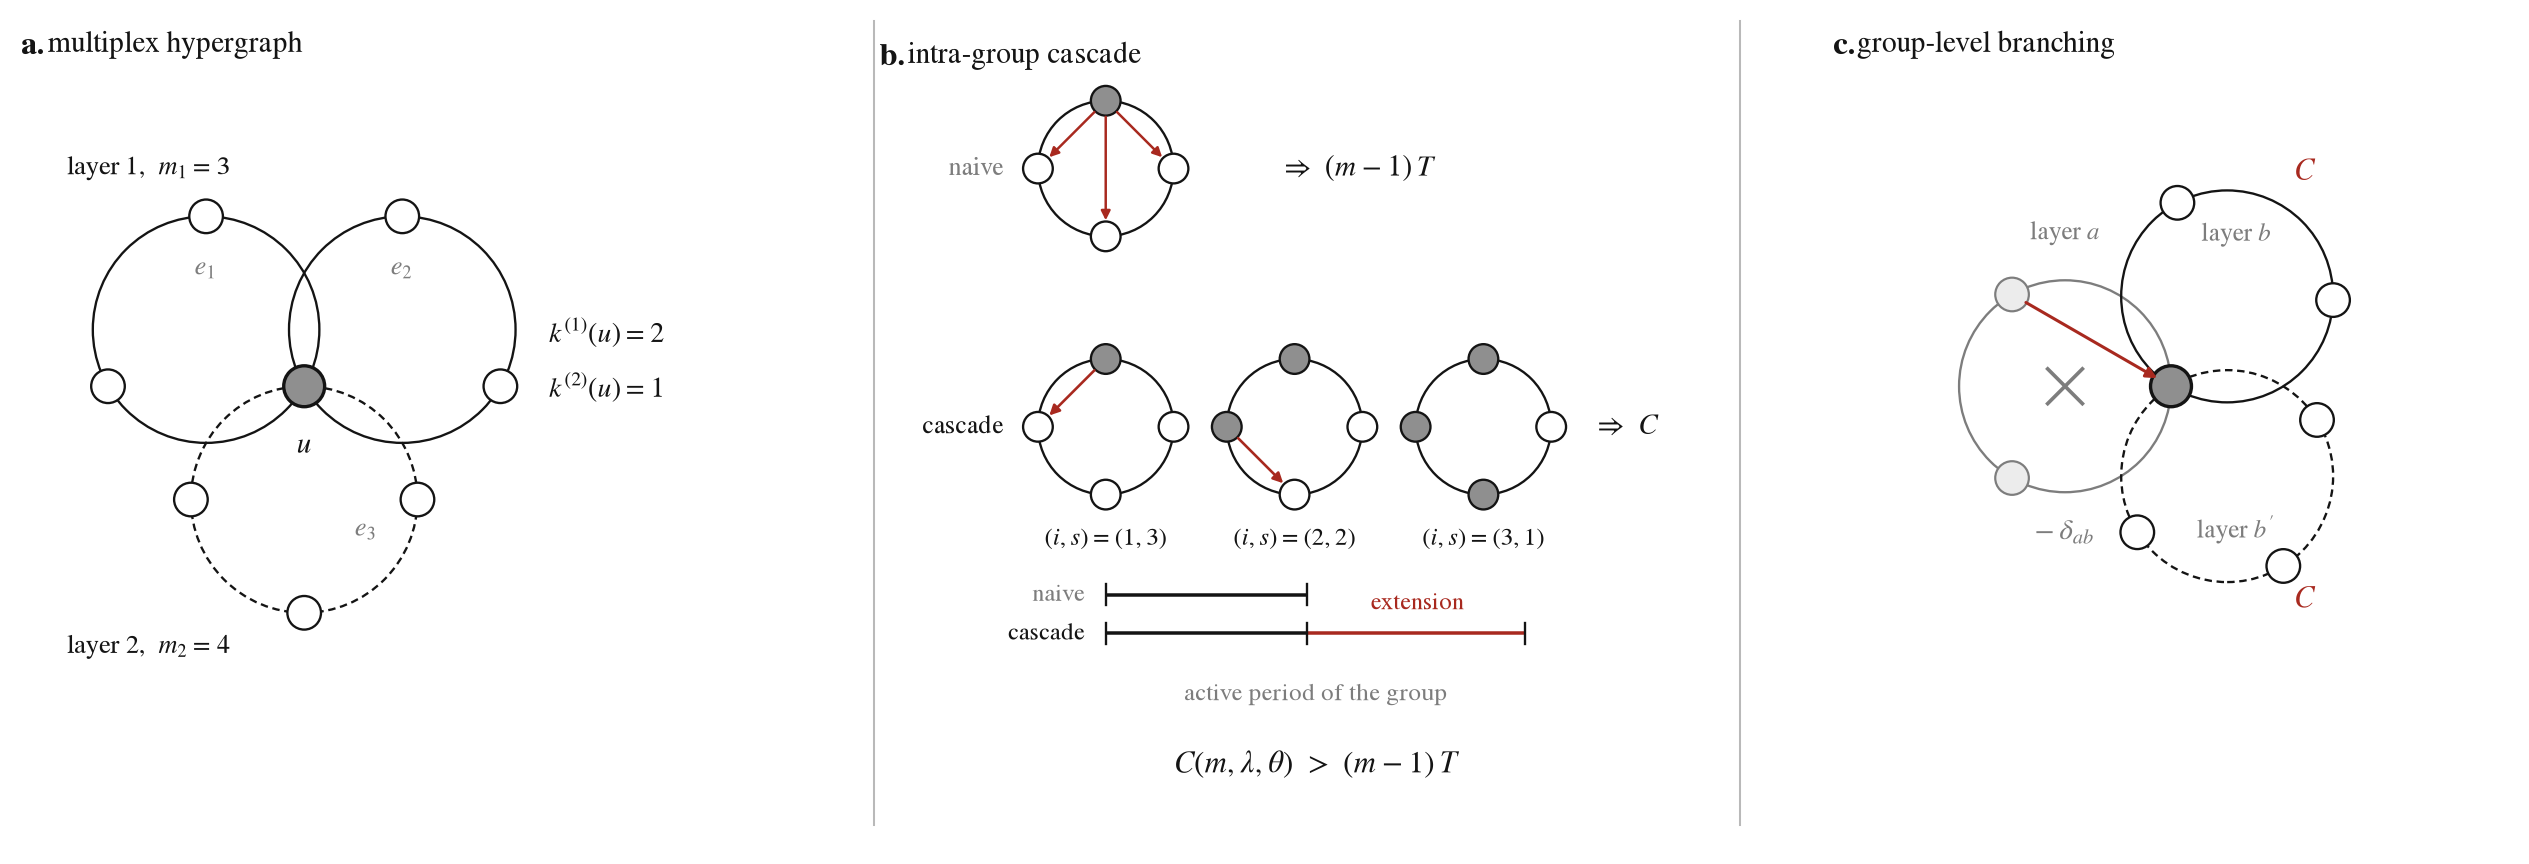

Here is the Python script that generated this plot:
"""
Figure 1 (schematic): the mechanism behind the group closure.

Conventions follow the reference figures: thin black strokes, open circles for
susceptible nodes and filled for infectious, one red accent reserved for
transmission, serif italic symbols, and no prose inside the drawing -- the
annotation is mathematical and the explanation belongs to the caption.

Hyperedges are thin circular contours, solid for layer 1 and dashed for
layer 2, arranged so that groups genuinely share the focal node.

  (a) the multiplex hypergraph and the layer degree;
  (b) the intra-group cascade, labelled by the (i,s) counts the recursion uses;
  (c) the group-level branching step and the excess subtraction.
"""
import numpy as np
import matplotlib as mpl
import matplotlib.pyplot as plt
from matplotlib.patches import FancyArrowPatch, Circle
from matplotlib.lines import Line2D

BLK, GRY, LGY, RED = "#141414", "#7d7d7d", "#b9b9b9", "#a8291f"
F_I, F_S, F_R = "#8f8f8f", "#ffffff", "#ececec"

mpl.rcParams.update({
    "figure.dpi": 140, "savefig.dpi": 360,
    "font.family": "STIXGeneral", "mathtext.fontset": "stix", "font.size": 9,
    "text.color": BLK,
})

RN, LWC, LWN = 0.092, 0.8, 0.8


def group(ax, c, r, m, a0, dashed=False, color=BLK, lw=LWC, z=1):
    ax.add_patch(Circle(c, r, facecolor="none", edgecolor=color, lw=lw,
                        ls=(0, (3.2, 2.0)) if dashed else "-", zorder=z))
    return [np.array([c[0] + r * np.cos(a0 + 2 * np.pi * j / m),
                      c[1] + r * np.sin(a0 + 2 * np.pi * j / m)])
            for j in range(m)]


def node(ax, xy, fill=F_S, r=RN, lw=LWN, z=5, ec=BLK):
    ax.add_patch(Circle(xy, r, facecolor=fill, edgecolor=ec, lw=lw, zorder=z))


def arrow(ax, a, b, color=BLK, lw=0.95, ms=7.5, z=6, rad=0.0):
    ax.add_patch(FancyArrowPatch(a, b, arrowstyle="-|>", mutation_scale=ms,
                                 lw=lw, color=color, zorder=z,
                                 connectionstyle=f"arc3,rad={rad}",
                                 shrinkA=5.5, shrinkB=5.5))


def panel_label(ax, letter, title):
    ax.text(0.0, 1.0, f"{letter}. ", transform=ax.transAxes, fontsize=11,
            fontweight="bold", va="top", ha="left")
    ax.text(0.035, 1.0, title, transform=ax.transAxes, fontsize=10,
            va="top", ha="left")


fig, (axA, axB, axC) = plt.subplots(1, 3, figsize=(12.6, 4.35))
fig.subplots_adjust(left=0.012, right=0.988, bottom=0.03, top=0.92, wspace=0.10)
for ax in (axA, axB, axC):
    ax.set_aspect("equal"); ax.axis("off")
for x in (0.3455, 0.6725):                      # thin rules between panels
    fig.add_artist(Line2D([x, x], [0.05, 0.93], color=LGY, lw=0.7))

# ================================================================ (a)
rg = 0.62
cA = rg * np.array([np.cos(np.deg2rad(150)), np.sin(np.deg2rad(150))])
cB = rg * np.array([np.cos(np.deg2rad(30)), np.sin(np.deg2rad(30))])
cC = rg * np.array([0.0, -1.0])
gA = group(axA, cA, rg, 3, np.deg2rad(-30))
gB = group(axA, cB, rg, 3, np.deg2rad(210))
gC = group(axA, cC, rg, 4, np.deg2rad(90), dashed=True)
for g in (gA, gB, gC):
    for p in g[1:]:
        node(axA, p)
node(axA, np.zeros(2), fill=F_I, r=0.112, lw=1.15)
axA.text(0.0, -0.245, r"$u$", ha="center", va="top", fontsize=10,
         bbox=dict(fc="white", ec="none", pad=0.8), zorder=8)
axA.text(*(cA + [0, 0.30]), r"$e_1$", ha="center", fontsize=9, color=GRY)
axA.text(*(cB + [0, 0.30]), r"$e_2$", ha="center", fontsize=9, color=GRY)
axA.text(*(cC + [0.34, -0.20]), r"$e_3$", ha="center", fontsize=9, color=GRY)

axA.text(-1.30, 1.16, r"layer 1,  $m_1=3$", fontsize=9, ha="left")
axA.text(-1.30, -1.46, r"layer 2,  $m_2=4$", fontsize=9, ha="left")
axA.text(1.34, 0.24, r"$k^{(1)}(u)=2$", fontsize=9.5, ha="left")
axA.text(1.34, -0.06, r"$k^{(2)}(u)=1$", fontsize=9.5, ha="left")
axA.set_xlim(-1.55, 2.55); axA.set_ylim(-2.50, 1.95)
panel_label(axA, "a", "multiplex hypergraph")

# ================================================================ (b)
rb = 0.42
y_nv, y_cs = 1.16, -0.44                     # naive row / cascade row


def grp(ax, cx, cy, n_inf, r=rb):
    pts = group(ax, (cx, cy), r, 4, np.deg2rad(90))
    for j, p in enumerate(pts):
        node(ax, p, fill=F_I if j < n_inf else F_S)
    return pts

# --- row 1: the naive count -- only the seed transmits -------------------
q = grp(axB, -1.05, y_nv, 1)
for j in (1, 2, 3):
    arrow(axB, q[0], q[j], color=RED, lw=0.85, ms=6.5)
axB.text(-1.68, y_nv, "naive", fontsize=8.8, color=GRY, ha="right", va="center")
axB.text(0.02, y_nv, r"$\Rightarrow\;(m-1)\,T$", fontsize=10, va="center",
         ha="left")

# --- row 2: the cascade --------------------------------------------------
p1 = grp(axB, -1.05, y_cs, 1)
p2 = grp(axB, 0.12, y_cs, 2)
p3 = grp(axB, 1.29, y_cs, 3)
arrow(axB, p1[0], p1[1], color=RED, lw=0.9, ms=7)
arrow(axB, p2[1], p2[2], color=RED, lw=0.9, ms=7)
axB.text(-1.68, y_cs, "cascade", fontsize=8.8, color=BLK, ha="right", va="center")
for cx, tri in ((-1.05, "(1,3)"), (0.12, "(2,2)"), (1.29, "(3,1)")):
    axB.text(cx, y_cs - 0.62, rf"$(i,s)={tri}$", ha="center", va="top",
             fontsize=8.4)
axB.text(1.96, y_cs, r"$\Rightarrow\;C$", fontsize=10, va="center", ha="left")

# --- the two active periods, aligned under the rows ----------------------
ya = -1.72
axB.plot([-1.05, 0.20], [ya + 0.24, ya + 0.24], "-", color=BLK, lw=1.2,
         solid_capstyle="butt")
axB.plot([-1.05, 0.20], [ya, ya], "-", color=BLK, lw=1.2, solid_capstyle="butt")
axB.plot([0.20, 1.55], [ya, ya], "-", color=RED, lw=1.2, solid_capstyle="butt")
for x, y in ((-1.05, ya + 0.24), (0.20, ya + 0.24), (-1.05, ya), (0.20, ya),
             (1.55, ya)):
    axB.plot([x, x], [y - 0.065, y + 0.065], "-", color=BLK, lw=0.8)
axB.text(-1.18, ya + 0.24, "naive", fontsize=8.4, color=GRY, ha="right",
         va="center")
axB.text(-1.18, ya, "cascade", fontsize=8.4, color=BLK, ha="right", va="center")
axB.text(0.88, ya + 0.15, "extension", fontsize=8.4, color=RED, ha="center")
axB.text(0.25, ya - 0.30, "active period of the group", fontsize=8.4,
         color=GRY, ha="center", va="top")

axB.text(0.25, ya - 0.72, r"$C(m,\lambda,\theta)\;>\;(m-1)\,T$", ha="center",
         va="top", fontsize=10.5)
axB.set_xlim(-2.45, 2.55); axB.set_ylim(-2.95, 1.95)
panel_label(axB, "b", "intra-group cascade")

# ================================================================ (c)
rc = 0.58
cIn = rc * np.array([-1.0, 0.0])
c1 = rc * np.array([np.cos(np.deg2rad(58)), np.sin(np.deg2rad(58))])
c2 = rc * np.array([np.cos(np.deg2rad(-58)), np.sin(np.deg2rad(-58))])
gIn = group(axC, cIn, rc, 3, np.deg2rad(0), color=GRY)
g1 = group(axC, c1, rc, 3, np.deg2rad(58 - 180))
g2 = group(axC, c2, rc, 4, np.deg2rad(-58 - 180), dashed=True)
for p in gIn[1:]:
    node(axC, p, fill=F_R, ec=GRY, lw=0.75)
for p in g1[1:] + g2[1:]:
    node(axC, p)
arrow(axC, gIn[1], np.zeros(2), color=RED, lw=1.05)
node(axC, np.zeros(2), fill=F_I, r=0.112, lw=1.15)

axC.plot([cIn[0] - 0.095, cIn[0] + 0.095], [-0.095, 0.095], "-",
         color=GRY, lw=1.25, zorder=7)
axC.plot([cIn[0] - 0.095, cIn[0] + 0.095], [0.095, -0.095], "-",
         color=GRY, lw=1.25, zorder=7)
axC.text(cIn[0], -0.80, r"$-\,\delta_{ab}$", fontsize=10, color=GRY,
         ha="center", va="center")
axC.text(*(c1 + 0.80 * c1 / np.linalg.norm(c1)), r"$C$", fontsize=10.5,
         ha="center", va="center", color=RED)
axC.text(*(c2 + 0.80 * c2 / np.linalg.norm(c2)), r"$C$", fontsize=10.5,
         ha="center", va="center", color=RED)
axC.text(*(c1 + [0.05, 0.30]), r"layer $b$", fontsize=8.6, color=GRY, ha="center")
axC.text(*(c2 + [0.05, -0.34]), r"layer $b'$", fontsize=8.6, color=GRY, ha="center")
axC.text(cIn[0], 0.80, r"layer $a$", fontsize=8.6, color=GRY, ha="center")
axC.set_xlim(-1.85, 1.85); axC.set_ylim(-2.50, 1.95)
panel_label(axC, "c", "group-level branching")

fig.savefig("figure1_mechanism.pdf", bbox_inches="tight")
fig.savefig("figure1_mechanism.png", bbox_inches="tight", dpi=210)
print("saved figure1_mechanism.pdf / .png")
